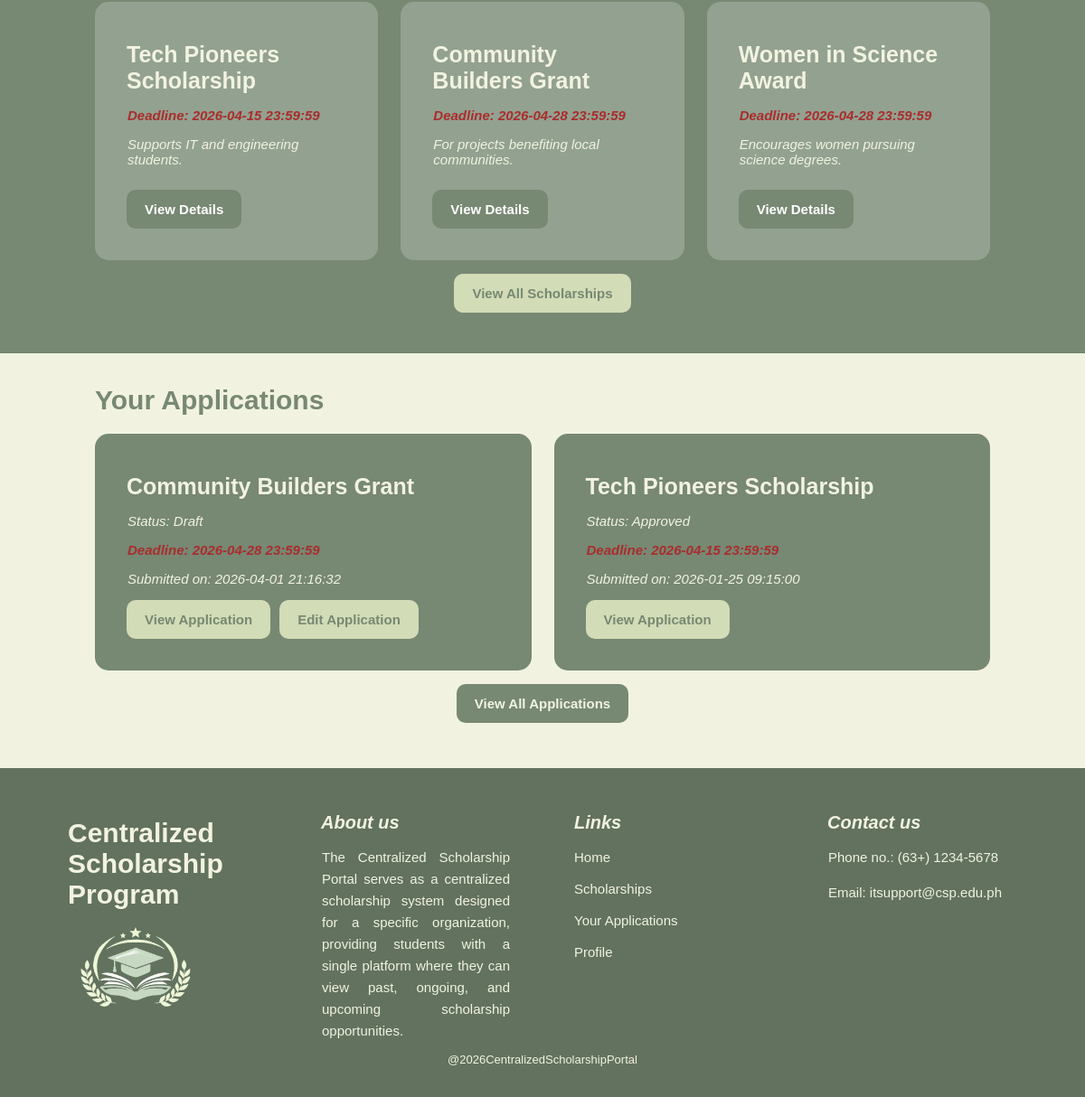
The page /Frontends/Client-side/home.php (signed in, lower part) on the database as committed earlier.
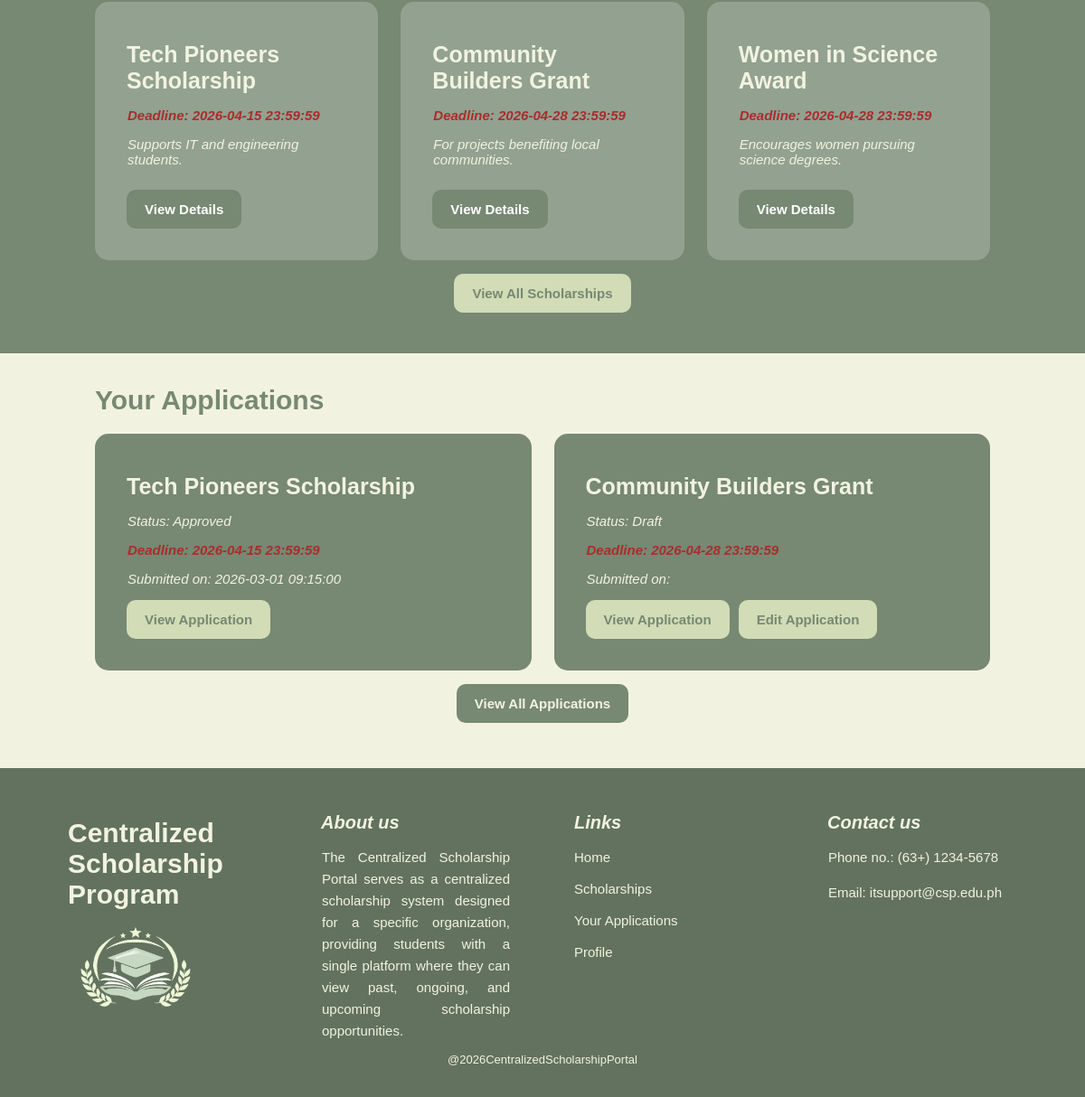
The same page on the database as committed later.
### tables this page shows
CREATE TABLE `SCHOLARSHIPS` (
  `scholarship_id` int(11) NOT NULL,
  `title` varchar(45) NOT NULL,
  `description` varchar(45) NOT NULL,
  `deadline` datetime NOT NULL,
  `eligibility` text NOT NULL,
  `requirements` text NOT NULL,
  `release_status` enum('Draft','Published') NOT NULL,
  `status` enum('Completed','Ongoing','Upcoming') NOT NULL,
  `created_by` int(11) NOT NULL,
  `created_at` datetime NOT NULL
);

CREATE TABLE `APPLICATIONS` (
  `application_id` int(11) NOT NULL,
  `student_id` int(11) NOT NULL,
  `scholarship_id` int(11) NOT NULL,
  `status` enum('Draft','Submitted','Under Review','Approved','Rejected','Waitlisted') NOT NULL,
  `submission_date` datetime DEFAULT NULL,
  `reviewed_by` int(11) DEFAULT NULL,
  `review_date` datetime DEFAULT NULL
);

### Frontends/Client-side/home.php (the view, shortened to what this page needs)
<?php
include("../../db_connect.php");
$getOngoingSc = "SELECT * FROM SCHOLARSHIPS WHERE status='Ongoing' ORDER BY deadline ASC LIMIT 3";
$ongoingSc = mysqli_query($conn, $getOngoingSc);
$account_id = $_SESSION['account_id'];
$getStudID = "SELECT student_id FROM STUDENTS WHERE account_id='$account_id'";
$StudID = mysqli_query($conn, $getStudID);
$cell = mysqli_fetch_assoc($StudID);
$student_id = $cell['student_id'];
$getApp = "SELECT a.*, s.title, s.deadline
           FROM APPLICATIONS a
           JOIN SCHOLARSHIPS s ON a.scholarship_id = s.scholarship_id
           WHERE a.student_id='$student_id'
           ORDER BY a.submission_date DESC
           LIMIT 3";
$AppSc = mysqli_query($conn, $getApp);
?>
<html>
    <head>
        <link rel="stylesheet" href="client_home.css">
    </head>
    <body>
        <section id="ongoingSection">
            <section class="ongoingContainer">
                <?php
                if(mysqli_num_rows($ongoingSc) > 0){
                    while($row = mysqli_fetch_assoc($ongoingSc)){
                ?>
                <section class="scholarshipBox">
                    <h5><?php echo $row['title']; ?></h5>
                    <p class="deadlineText">Deadline: <?php echo $row['deadline']; ?></p>
                    <p><?php echo $row['description']; ?></p>
                    <a class="buttons" href="ongoingSch.php?id=<?php echo $row['scholarship_id']; ?>">View Details</a>
                </section>
                <?php
                    }
                echo "</section>";
                echo "<a class='buttons2' href='scholarList.php'>View All Scholarships</a>";
                } else {
                   echo "<p>No ongoing scholarships available.</p>";
                    echo "</section>";
                }
                ?>
        </section>
        <section id="appsSection">
            <h4>Your Applications</h4>
            <section class="appsContainer">
                <?php
                if(mysqli_num_rows($AppSc) > 0){
                    while($row = mysqli_fetch_assoc($AppSc)){
                ?>
                <section class="appsBox">
                    <h5><?php echo $row['title']; ?></h5>
                    <p>Status: <?php echo $row['status']; ?></p>
                    <p class="deadlineText">Deadline: <?php echo $row['deadline']; ?></p>
                    <p>Submitted on: <?php echo $row['submission_date']; ?></p>
                    <section class="appButtons">
                        <a class="buttons2" href="your-applications-read.php?id=<?php echo $row['application_id']; ?>">View Application</a>
                        <?php
                        if ($row['status'] == 'Draft'){
                            echo "<a class='buttons2' href='application-form.php?id={$row['application_id']}'>Edit Application</a>";
                        }
                        ?>
                    </section>
                </section>
                <?php
                    }
                echo "</section>";
                echo "<a class='buttons3' href='your-applications.php'>View All Applications</a>";
                } else {
                    echo "<p id='none'>No applications yet.</p>";
                    echo "</section>";
                }
                ?>
        </section>
        <footer>
            <section class="footerContainer">
                <section>
                    <h4>Centralized Scholarship Program</h4>
                    <img src="../icons/CSP_logo.png" id="logo" alt="logo icon">
                </section>
                <section>
                    <h5>About us</h5>
                     <p>
                        The Centralized Scholarship Portal serves as a centralized
                        scholarship system designed for a specific organization,
                        providing students with a single platform where they can
                        view past, ongoing, and upcoming scholarship opportunities.
                    </p>
                </section>
                <section>
                    <h5>Links</h5>
                    <a href="home.php">Home</a>
                    <a href="scholarList.php">Scholarships</a>
                    <a href="your-applications.php">Your Applications</a>
                    <a href="user-profile.php">Profile</a>
                </section>
                <section>
                    <h5>Contact us</h5>
                    <p>Phone no.: (63+) 1234-5678</p>
                    <p>Email: itsupport@csp.edu.ph</p>
                </section>
            </section>
            <p id="copyright">@2026CentralizedScholarshipPortal</p>
        </footer>
    </body>
</html>

Rows that differ between the two databases and show on the page:
changed applications "Approved": submission_date "2026-01-25 09:15:00" → "2026-03-01 09:15:00"; moves up the list
changed applications "Draft": submission_date "2026-04-01 21:16:32" → (not shown)
